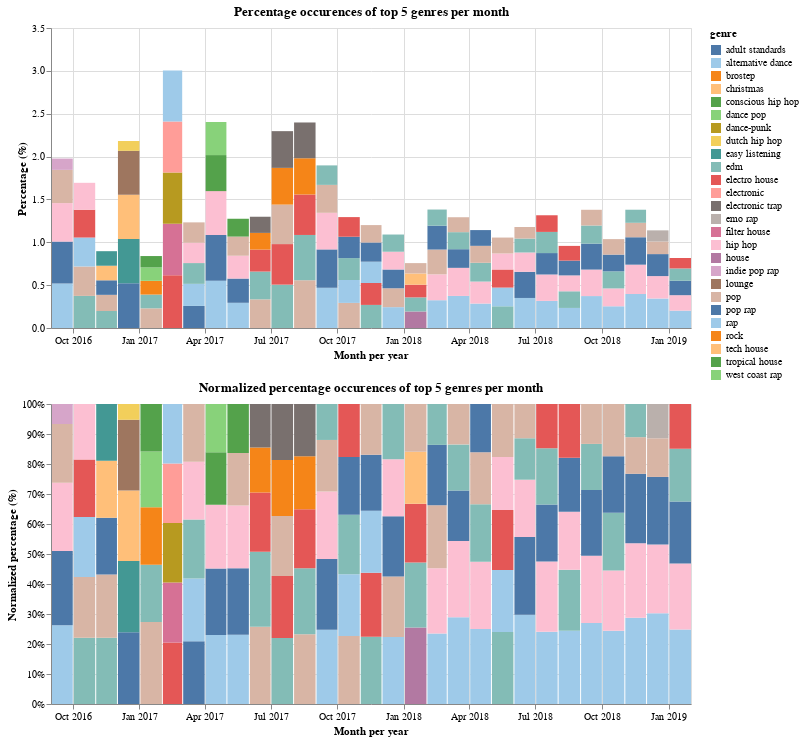

This figure's notebook cell:
### Markdown cell above
## Top genres with percentages 📊

### Code cell
#collapse-hide
selection = alt.selection_multi(fields=['genre'], bind='legend')

normalized = alt.Chart(top_genres_per_month_with_perc).mark_bar().encode(
    x=alt.X('yearmonth(datetime)', title='Month per year'),
    y=alt.Y('percentage', stack='normalize', title='Normalized percentage (%)'),
    color = alt.Color(
        'genre',
        scale=alt.Scale(
           scheme='tableau20',
        )
    ),
    tooltip=['genre', 'percentage', 'yearmonth(datetime)'],
    order=alt.Order(
      'percentage',
      sort='descending'
    ),
    opacity=alt.condition(selection, alt.value(1), alt.value(0.2))
).properties(
    title='Normalized percentage occurences of top 5 genres per month',
    width=MAXWIDTH
).add_selection(
    selection
)

non_normalized = alt.Chart(top_genres_per_month_with_perc).mark_bar().encode(
    x=alt.X('yearmonth(datetime)', title='Month per year'),
    y=alt.Y('percentage', title='Percentage (%)'),
    color = alt.Color(
        'genre',
        scale=alt.Scale(
           scheme='tableau20',
        )
    ),
    tooltip=['genre', 'percentage', 'yearmonth(datetime)'],
    order=alt.Order(
      'percentage',
      sort='descending'
    ),
    opacity=alt.condition(selection, alt.value(1), alt.value(0.2))
).properties(
    title='Percentage occurences of top 5 genres per month', 
    width=MAXWIDTH
).add_selection(
    selection
)

non_normalized & normalized

### Figure 1 — Vega-Lite specification as saved in the notebook (floating-point values rounded to 4 significant figures; data arrays with more than 128 entries replaced by an {"elided": "..."} marker saying what was removed)
{"usermeta": {"embedOptions": {"theme": "latimes"}}, "config": {"view": {"continuousWidth": 400, "continuousHeight": 300}}, "vconcat": [{"mark": "bar", "encoding": {"color": {"type": "nominal", "field": "genre", "scale": {"scheme": "tableau20"}}, "opacity": {"condition": {"value": 1, "selection": "selector033"}, "value": 0.2}, "order": {"type": "quantitative", "field": "percentage", "sort": "descending"}, "tooltip": [{"type": "nominal", "field": "genre"}, {"type": "quantitative", "field": "percentage"}, {"type": "temporal", "field": "datetime", "timeUnit": "yearmonth"}], "x": {"type": "temporal", "field": "datetime", "timeUnit": "yearmonth", "title": "Month per year"}, "y": {"type": "quantitative", "field": "percentage", "title": "Percentage (%)"}}, "selection": {"selector033": {"type": "multi", "fields": ["genre"], "bind": "legend"}}, "title": "Percentage occurences of top 5 genres per month", "width": 640}, {"mark": "bar", "encoding": {"color": {"type": "nominal", "field": "genre", "scale": {"scheme": "tableau20"}}, "opacity": {"condition": {"value": 1, "selection": "selector033"}, "value": 0.2}, "order": {"type": "quantitative", "field": "percentage", "sort": "descending"}, "tooltip": [{"type": "nominal", "field": "genre"}, {"type": "quantitative", "field": "percentage"}, {"type": "temporal", "field": "datetime", "timeUnit": "yearmonth"}], "x": {"type": "temporal", "field": "datetime", "timeUnit": "yearmonth", "title": "Month per year"}, "y": {"type": "quantitative", "field": "percentage", "stack": "normalize", "title": "Normalized percentage (%)"}}, "selection": {"selector033": {"type": "multi", "fields": ["genre"], "bind": "legend"}}, "title": "Normalized percentage occurences of top 5 genres per month", "width": 640}], "data": {"name": "data-2cfcee91ab2c79b819e058477d3cf422"}, "$schema": "https://vega.github.io/schema/vega-lite/v4.8.1.json", "datasets": {"data-2cfcee91ab2c79b819e058477d3cf422": {"elided": "145 records"}}}
